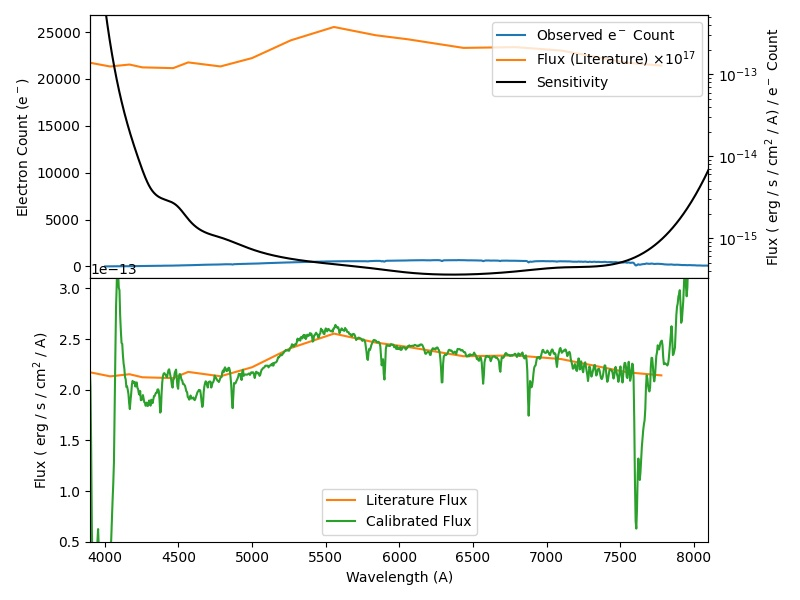

The Python source for this figure:
from aspired import spectral_reduction
from astropy.io import fits
from matplotlib import pyplot as plt
import copy
import numpy as np

atlas = [
    4193.5, 4385.77, 4500.98, 4524.68, 4582.75, 4624.28, 4671.23, 4697.02,
    4734.15, 4807.02, 4921.48, 5028.28, 5618.88, 5823.89, 5893.29, 5934.17,
    6182.42, 6318.06, 6472.841, 6595.56, 6668.92, 6728.01, 6827.32, 6976.18,
    7119.60, 7257.9, 7393.8, 7584.68, 7642.02, 7740.31, 7802.65, 7887.40,
    7967.34, 8057.258
]
element = ['Xe'] * len(atlas)

standard_fits = fits.open('v_s_20180810_27_1_0_2.fits.gz')[0]
science_fits = fits.open('v_e_20180810_12_1_0_2.fits.gz')[0]
arc = fits.open('v_a_20180810_28_1_0_1.fits.gz')[0]

standard_twodspec = spectral_reduction.TwoDSpec(standard_fits.data,
                                                standard_fits.header,
                                                cosmicray=True)

standard_twodspec.ap_trace(nspec=1, nwindow=10, display=False)

science_twodspec = spectral_reduction.TwoDSpec(science_fits.data,
                                               science_fits.header,
                                               cosmicray=True)

science_twodspec.ap_trace(nspec=1, nwindow=10, display=False)

# Standard
standard_twodspec.add_arc(arc)
standard_twodspec.extract_arc_spec()
standard_twodspec.ap_extract(apwidth=10,
                             skywidth=5,
                             skysep=0,
                             skydeg=1,
                             optimal=True,
                             algorithm='horne86')
standard_count = copy.deepcopy(standard_twodspec.spectrum_list[0].count)

# Science
science_twodspec.add_arc(arc)
science_twodspec.extract_arc_spec()
science_twodspec.ap_extract(apwidth=10,
                            skywidth=5,
                            skysep=0,
                            skydeg=1,
                            optimal=True,
                            algorithm='horne86')
science_count = copy.deepcopy(science_twodspec.spectrum_list[0].count)

onedspec = spectral_reduction.OneDSpec()
onedspec.from_twodspec(science_twodspec, stype='science')
onedspec.from_twodspec(standard_twodspec, stype='standard')

# Find the peaks of the arc
onedspec.find_arc_lines(prominence=2,
                        distance=5,
                        refine_window_width=3)

onedspec.initialise_calibrator()
onedspec.set_hough_properties(range_tolerance=500.,
                              xbins=100,
                              ybins=100,
                              min_wavelength=3800.,
                              max_wavelength=8200.)
onedspec.set_ransac_properties(sample_size=10,
                               top_n_candidate=10,
                               filter_close=True,
                               ransac_tolerance=10.)
onedspec.add_user_atlas(elements=element,
                        wavelengths=atlas,
                        constrain_poly=True)
onedspec.do_hough_transform()

# Solve for the pixel-to-wavelength solution
onedspec.fit(max_tries=2000)

onedspec.apply_wavelength_calibration()

onedspec.load_standard('hilt102')
onedspec.get_sensitivity()
onedspec.apply_flux_calibration()

sensitivity = np.array(onedspec.science_spectrum_list[0].sensitivity)
wave = np.array(onedspec.standard_spectrum_list[0].wave)
count = np.array(onedspec.standard_spectrum_list[0].count)

wave_standard = np.array(onedspec.standard_spectrum_list[0].wave_resampled)
flux_standard = np.array(onedspec.standard_spectrum_list[0].flux_resampled)

wave_literature = np.array(onedspec.standard_spectrum_list[0].wave_literature)
flux_literature = np.array(onedspec.standard_spectrum_list[0].flux_literature)

mask = wave > 4000.

fig = plt.figure(1, figsize=(8, 6))
fig.clf()

ax1 = fig.add_subplot(2, 1, 1)
ax2 = ax1.twinx()
ax3 = fig.add_subplot(2, 1, 2)

lns1 = ax1.plot(wave[mask], count[mask], label=r"Observed e$^-$ Count")
lns2 = ax1.plot(wave_literature,
                flux_literature * 1e15,
                label=r"Flux (Literature) $\times 10^{15}$")

lns3 = ax2.plot(wave[mask],
                sensitivity[mask],
                label='Sensitivity',
                color='black')
ax2.set_ylim(np.nanpercentile(sensitivity[mask], [0, 99.9]) * 0.9)
ax2.set_yscale('log')

lns4 = ax3.plot(wave_literature,
                flux_literature,
                color='C1',
                label=r"Literature Flux")
lns5 = ax3.plot(wave_standard,
                flux_standard,
                color='C2',
                label='Calibrated Flux')

ax1.set_xlim(3900, 8100)
ax2.set_xlim(3900, 8100)
ax3.set_xlim(3900, 8100)

ax3.set_ylim(5e-14, 3.1e-13)

lns = lns1 + lns2 + lns3
labs = [ln.get_label() for ln in lns]
ax2.legend(lns, labs)

lns_b = lns4 + lns5
labs_b = [ln.get_label() for ln in lns_b]
ax3.legend(lns_b, labs_b)

ax1.set_xticks([])
ax2.set_xticks([])

ax3.set_xlabel(r'Wavelength (A)')

ax1.set_ylabel(r'Electron Count (e$^-$)')
ax2.set_ylabel(r'Flux ( erg / s / cm$^2$ / A) / e$^-$ Count')
ax3.set_ylabel(r'Flux ( erg / s / cm$^2$ / A)')

fig.tight_layout()
fig.subplots_adjust(hspace=0)
plt.savefig('fig_06_flux_calibration_diagnostics.jpg')
plt.savefig('fig_06_flux_calibration_diagnostics.pdf')
